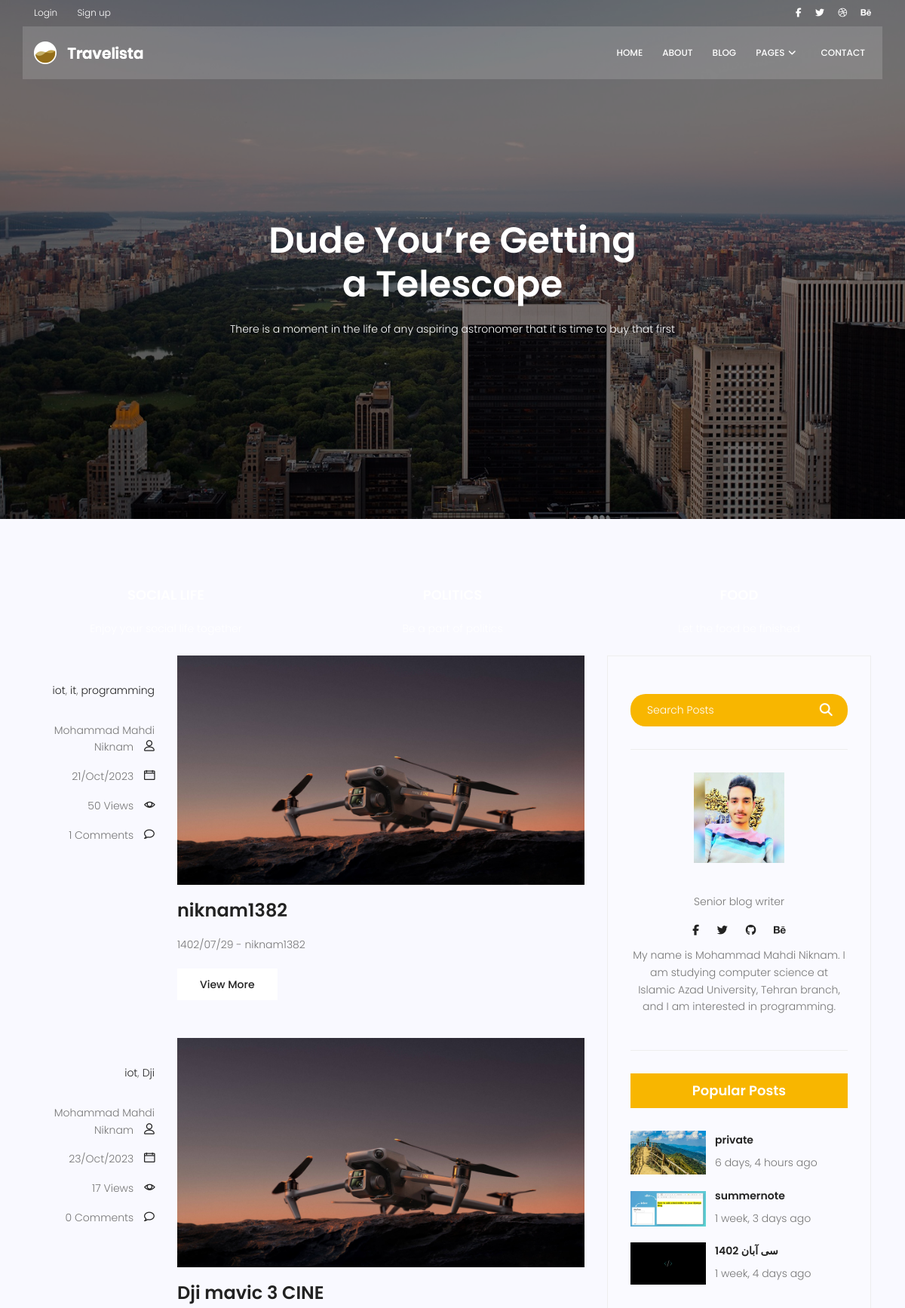
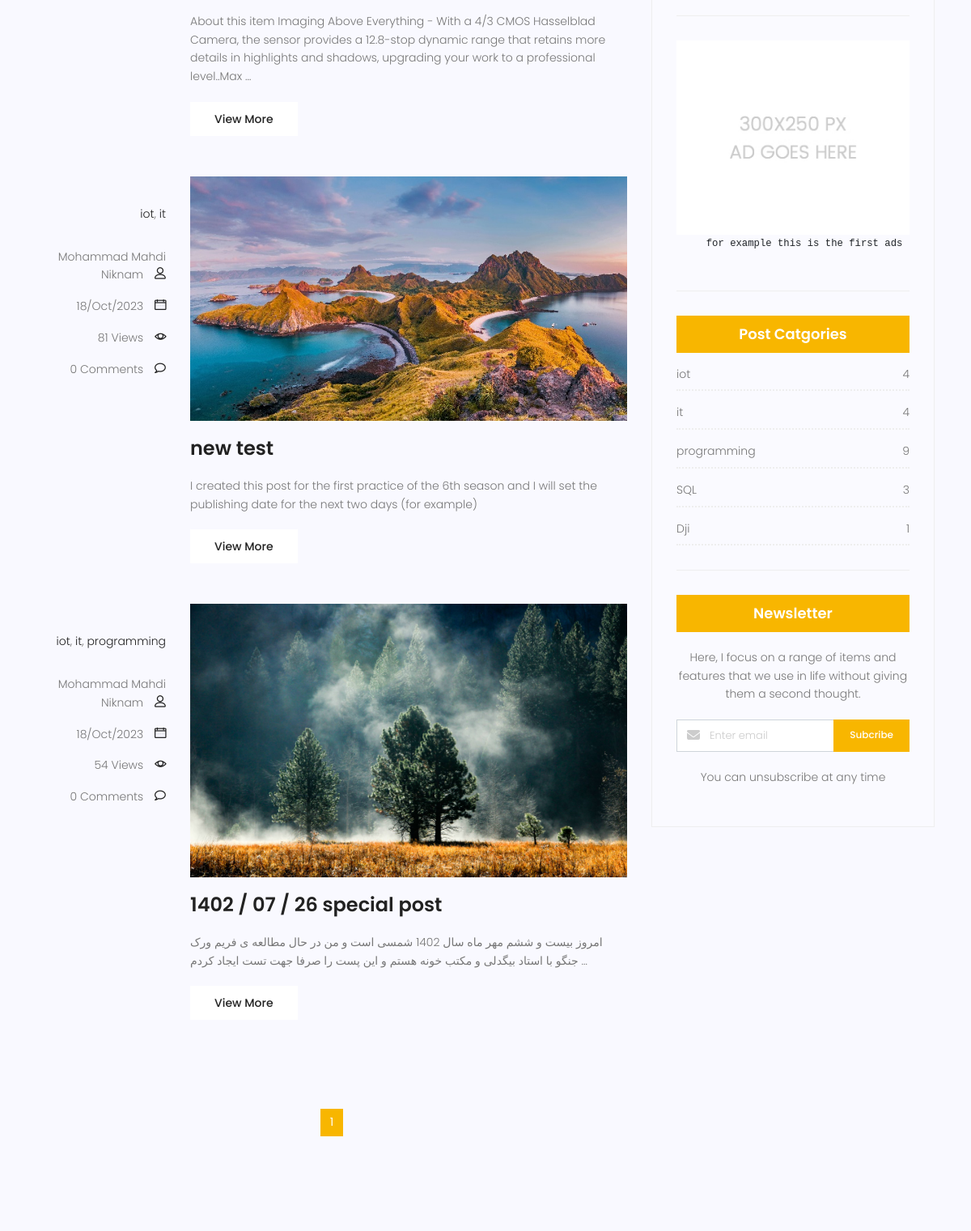
/blog/category/iot (upper part), run on the app's committed database (2 pictures, top to bottom).
### blog/models.py (models this page shows, shortened)
class Category(models.Model) :
    name = models.CharField(max_length=255)
    def __str__(self) :
        return self.name

class Post(models.Model) :
    image = models.ImageField(upload_to='blog/', default='blog/default.jpg')
    author = models.ForeignKey(User, on_delete=models.SET_NULL, null=True) # on_delete=models.CASCADE
    title = models.CharField(max_length=255)
    content = models.TextField()
    tags = TaggableManager()
    category = models.ManyToManyField(Category)
    counted_views = models.IntegerField(default=0)
    status = models.BooleanField(default=False)
    login_require = models.BooleanField(default=False)
    published_date = models.DateTimeField(null=True) #(خودمون تعریفش میکنیم کی پابلیش بشه)
    created_date = models.DateTimeField(auto_now_add=True)
    updated_date = models.DateTimeField(auto_now=True)
    class Meta :
        ordering = ['-published_date']
    def snippets (self) :
        l = self.content.split()
        l = l[:35]
        return ' '.join(l) + ' ...'

### blog/views.py (the view)
# urls.py: path('', blog_view, name='index'),
def blog_view(request, **kwargs):
    now = timezone.now()
    posts = Post.objects.filter(status=1).exclude(published_date__gt=now)
    if kwargs.get('cat_name') is not None:
        posts = posts.filter(category__name=kwargs['cat_name'])
    if kwargs.get('author_username') != None:
        posts = posts.filter(author__username=kwargs['author_username'])
    if kwargs.get('tag_name') :
        posts = posts.filter(tags__name__in=[kwargs['tag_name']])
    posts = Paginator(posts, 4)
    try :
        page_number = request.GET.get('page')
        posts = posts.get_page(page_number)
    except PageNotAnInteger :
        posts = posts.get_page(1)
    except EmptyPage:
        posts = posts.get_page(1)
    context = {'posts': posts}
    return render(request, 'blog/blog-home.html', context)

### blog/templatetags/blog_tags.py (called while the page is built)
@register.inclusion_tag('blog/blog-popular-post.html')
def latestposts(arg=3):
    posts = Post.objects.filter(status=1).order_by('-published_date')[:arg]
    return {'posts':posts}

@register.inclusion_tag('blog/blog-post-categories.html')
def postcategories():
    posts = Post.objects.filter(status=1)
    category = Category.objects.all()
    cat_dict = {}
    for name in category:
        cat_dict[name] = posts.filter(category=name).count()
    return {'categories':cat_dict}

@register.simple_tag(name='comment_count')
def function(pid):
    return Comment.objects.filter(post=pid,approved=True).count()

### templates/blog/blog-home.html (shortened to what this page needs)
{% extends "base.html" %}
{% load blog_tags %}
{% load static %}
{% block content %}
<section class="banner-area relative blog-home-banner" id="home">
	<div class="overlay overlay-bg"></div>
	<div class="container">
		<div class="row d-flex align-items-center justify-content-center">
			<div class="about-content blog-header-content col-lg-12">
				<h1 class="text-white">
					Dude You’re Getting
					a Telescope
				</h1>
				<p class="text-white">
					There is a moment in the life of any aspiring astronomer that it is time to buy that first
				</p>
			</div>
		</div>
	</div>
</section>
<section class="top-category-widget-area pt-90 pb-90 ">
	<div class="container">
		<div class="row">
			<div class="col-lg-4">
				<div class="single-cat-widget">
					<div class="content relative">
						<a href="#" target="_blank">
							<div class="content-details">
								<h4 class="content-title mx-auto text-uppercase">Social life</h4>
								<p>Enjoy your social life together</p>
							</div>
						</a>
					</div>
				</div>
			</div>
			<div class="col-lg-4">
				<div class="single-cat-widget">
					<div class="content relative">
						<a href="#" target="_blank">
							<div class="content-details">
								<h4 class="content-title mx-auto text-uppercase">Politics</h4>
								<p>Be a part of politics</p>
							</div>
						</a>
					</div>
				</div>
			</div>
			<div class="col-lg-4">
				<div class="single-cat-widget">
					<div class="content relative">
						<a href="#" target="_blank">
							<div class="content-details">
								<h4 class="content-title mx-auto text-uppercase">Food</h4>
								<p>Let the food be finished</p>
							</div>
						</a>
					</div>
				</div>
			</div>
		</div>
	</div>
</section>
<section class="post-content-area">
	<div class="container">
		<div class="row">
			<div class="col-lg-8 posts-list">
				{%for post in posts %}
				<div class="single-post row">
					<div class="col-lg-3  col-md-3 meta-details">
						<ul class="tags">
							{% for cat in post.category.all %}
							<li><a href="{% url 'blog:category' cat_name=cat.name %}">{{cat.name}}</a></li>{% if not forloop.last %}, {% endif %}
							{% endfor %}
						</ul>
						<div class="user-details row">
							<p class="user-name col-lg-12 col-md-12 col-6"><a href="{% url 'blog:author' author_username=post.author.username %}">{{post.author.get_full_name}}</a> <span
									class="lnr lnr-user"></span></p>
							<p class="date col-lg-12 col-md-12 col-6"><a href="#">{{post.created_date|date:"d/M/Y"}}</a> <span
									class="lnr lnr-calendar-full"></span></p>
							<p class="view col-lg-12 col-md-12 col-6"><a href="#">{{post.counted_views}} Views</a> <span
									class="lnr lnr-eye"></span></p>
							<p class="comments col-lg-12 col-md-12 col-6"><a href="#">{% comment_count post.id %} Comments</a> <span
									class="lnr lnr-bubble"></span></p>
						</div>
					</div>
					<div class="col-lg-9 col-md-9 ">
						<div class="feature-img">
							<img class="img-fluid" src="{{post.image.url}}" alt="">
						</div>
						<a class="posts-title" href="{% url 'blog:single' pid=post.id %}">
							<h3>{{ post.title }}</h3>
						</a>
						<p class="excert">
							{{ post.content|truncatewords:35|safe }}
						</p>
						<a href="{% url 'blog:single' pid=post.id %}" class="primary-btn">View More</a>
					</div>
				</div>
				{% endfor %}
				<nav class="blog-pagination justify-content-center d-flex">
					<ul class="pagination">
						{% for i in posts.paginator.page_range %}
						{% if posts.number == i %}
							<li class="page-item active"><a href="?page={{i}}" class="page-link">{{i}}</a></li>
							{% else %}
							<li class="page-item"><a href="?page={{i}}" class="page-link">{{i}}</a></li>
						{% endif %}
						{% endfor %}
					</ul>
				</nav>
			</div>
			<div class="col-lg-4 sidebar-widgets">
				<div class="widget-wrap">
					{% include 'blog/blog-search.html' %}
					{% include 'blog/blog-writer.html' %}
					{% latestposts %}
					{% include 'blog/blog-ads.html' %}
					{% postcategories %}
					{% include 'blog/blog-newsletter.html' %}
				</div>
			</div>
		</div>
	</div>
</section>
{% endblock %}

### templates/blog/blog-popular-post.html
{% load humanize %}
{% load static %}
<div class="single-sidebar-widget popular-post-widget">
    <h4 class="popular-title">Popular Posts</h4>
    <div class="popular-post-list">
        {% for post in posts %}
        <div class="single-post-list d-flex flex-row align-items-center">
            <div class="thumb">
                <img class="img-fluid" src="{{post.image.url}}" alt="">
            </div>
            <div class="details">
                <a href="{% url 'blog:single' pid=post.id %}">
                    <h6>{{post.title}}</h6>
                </a>
                <p>{{post.published_date|naturaltime}}</p>
            </div>
        </div>
        {% endfor %}
    </div>
</div>

### templates/blog/blog-post-categories.html
<div class="single-sidebar-widget post-category-widget">
    <h4 class="category-title">Post Catgories</h4>
    <ul class="cat-list">
        {% for name,count in categories.items %}
        <li>
            <a href="{% url 'blog:category' cat_name=name %}" class="d-flex justify-content-between">
                <p>{{name}}</p>
                <p>{{count}}</p>
            </a>
        </li>
        {% endfor %}
    </ul>
</div>

### data on the page
Post: author.get_full_name "Mohammad Mahdi Niknam", created_date "21/Oct/2023", counted_views "50", id "1", image (picture), title "niknam1382", content "1402/07/29 - niknam1382"
Category: name "iot", count "4"
Category: name "it", count "4"
Category: name "programming", count "9"
Post: author.get_full_name "Mohammad Mahdi Niknam", created_date "23/Oct/2023", counted_views "17", id "0", image (picture), title "Dji mavic 3 CINE", content "About this item Imaging Above Everything - With a 4/3 CMOS Hasselblad Camera, the sensor provides a 12.8-stop dynamic range that retains more details in highlights and shadows, upgrading your work to a professional level..Max …"
Category: name "Dji", count "1"
Post: author.get_full_name "Mohammad Mahdi Niknam", created_date "18/Oct/2023", counted_views "81", id "0", image (placeholder picture), title "new test", content "I created this post for the first practice of the 6th season and I will set the publishing date for the next two days (for example)"
Post: author.get_full_name "Mohammad Mahdi Niknam", created_date "18/Oct/2023", counted_views "54", id "0", image (picture), title "1402 / 07 / 26 special post", content "امروز بیست و ششم مهر ماه سال 1402 شمسی است و من در حال مطالعه ی فریم ورک جنگو با استاد بیگدلی و مکتب خونه هستم و این پست را صرفا جهت تست ایجاد کردم …"
Post: image (picture), title "private", published_date "6 days, 4 hours ago"
Post: image (picture), title "summernote", published_date "1 week, 3 days ago"
Post: image (picture), title "سی آبان 1402", published_date "1 week, 4 days ago"
Category: name "SQL", count "3"

### other printed values
{{ i }} "1"
